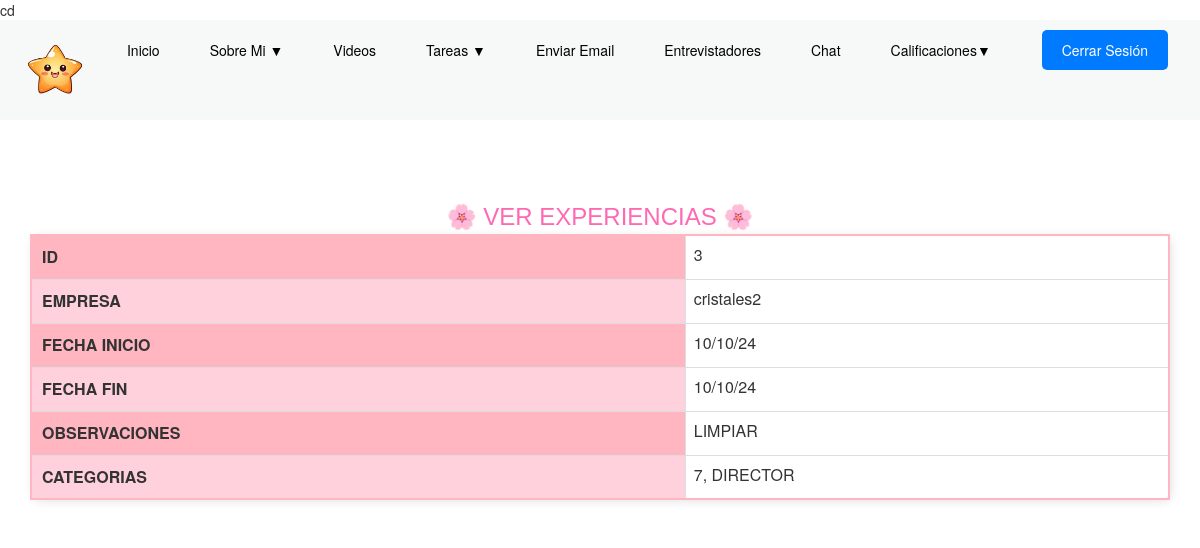
/3/ver_experiencia (signed in), run on the app's committed database.
### appportafolio/models.py (models this page shows, shortened)
class Experiencia(models.Model):
    id = models.AutoField(primary_key=True)
    empresa = models.CharField('Empresa',max_length=50,null=True, blank=True)
    fecha_inicio= models.DateField('Fecha de Inicio',null=True, blank=True)
    fecha_fin = models.DateField('Fecha de Finalización', null=True, blank=True)
    observaciones = models.CharField('Funciones', max_length=50, null=True, blank=True)
    categoria = models.ForeignKey(Categoria, related_name='expe_categoria', null=True, blank=True, on_delete=models.PROTECT)
    class Meta:
        verbose_name = 'Experiencia' #puede ser otro nombre
        verbose_name_plural = 'Experiencias'
        ordering = ['empresa'] #admin.py

class Categoria(models.Model):
	id = models.AutoField(primary_key=True)
	nombre_categoria = models.CharField("Nombre", max_length=25, null=True, blank=True)
	class Meta:
		verbose_name = "Categoria"
		verbose_name_plural="Categorias"
		ordering = ['nombre_categoria'] #esto ira a admin.py
	def __str__(self):
		return '%s, %s' % (self.id, self.nombre_categoria)

### appportafolio/views.py (the view)
# urls.py: re_path(r'^(?P<id>\d+)/ver_experiencia$', views.ver_experiencia, name='ver_experiencia'),
def ver_experiencia(request,id):
    expe_id=id
    experiencia = Experiencia.objects.get(id=expe_id)
    context = {'experiencia': experiencia}
    return render(request, 'ver_experiencia.html',context=context)

### templates/ver_experiencia.html (shortened to what this page needs)
cd{% extends "base.html" %}
{% load static %}
{% block head %}
<link rel="stylesheet" href="https://maxcdn.bootstrapcdn.com/bootstrap/3.3.5/css/bootstrap.min.css">
 {% endblock %}
 {% block content %}
 <br><br><br><br>
 <center>
  <font color="#FF69B4" size="5" face="Comic Sans MS, Arial, Verdana">🌸 VER EXPERIENCIAS 🌸</font>
  <font size="3">
    <table class="table table-bordered" style="border: 2px solid #FFB6C1; border-radius: 10px; box-shadow: 2px 2px 10px rgba(0, 0, 0, 0.1);">
      <tr>
        <td bgcolor="#FFB6C1" style="padding: 10px; font-weight: bold;">ID</td>
        <td>{{ experiencia.id }}</td>
      </tr>
      <tr>
        <td bgcolor="#FFD1DC" style="padding: 10px; font-weight: bold;">EMPRESA</td>
        <td>{{ experiencia.empresa }}</td>
      </tr>
      <tr>
        <td bgcolor="#FFB6C1" style="padding: 10px; font-weight: bold;">FECHA INICIO</td>
        <td>{{ experiencia.fecha_inicio|date:"j/m/y" }}</td>
      </tr>
      <tr>
        <td bgcolor="#FFD1DC" style="padding: 10px; font-weight: bold;">FECHA FIN</td>
        <td>{{ experiencia.fecha_fin|date:"j/m/y" }}</td>
      </tr>
      <tr>
        <td bgcolor="#FFB6C1" style="padding: 10px; font-weight: bold;">OBSERVACIONES</td>
        <td>{{ experiencia.observaciones |upper|slice:"0:12" }}</td>
      </tr>
      <tr>
        <td bgcolor="#FFD1DC" style="padding: 10px; font-weight: bold;">CATEGORIAS</td>
        <td>{{ experiencia.categoria |upper|slice:"0:12" }}</td>
      </tr>
    </table>
  </font>
</center>
{% endblock content %}

### static/css/navbar.css (style rules this page uses)
* { margin: 0; padding: 0; box-sizing: border-box; }

### data on the page
Experiencia: id "3", empresa "cristales2", fecha_inicio "10/10/24", fecha_fin "10/10/24", observaciones "LIMPIAR", categoria "7, DIRECTOR"
